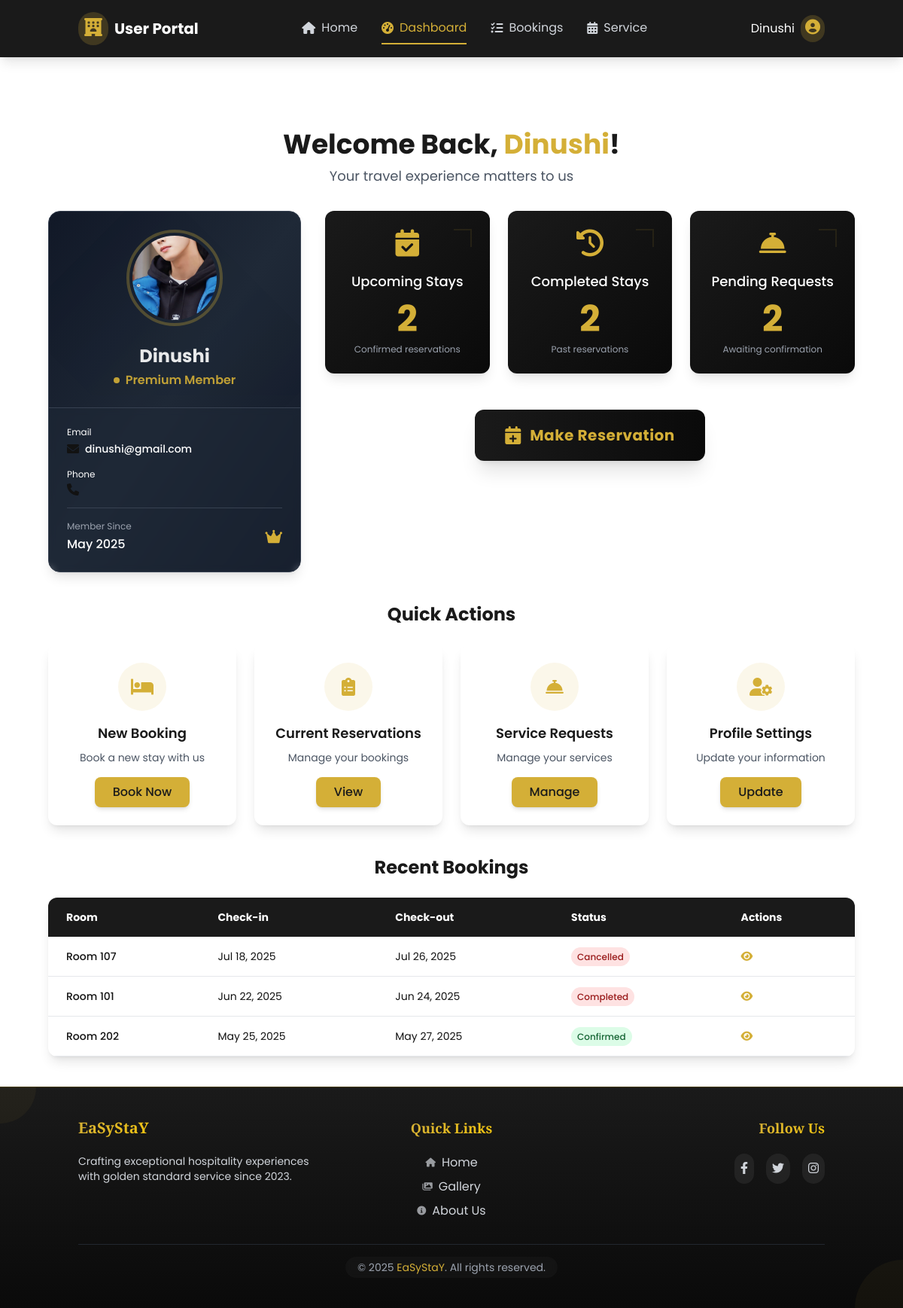
/users/dashboard.php (signed in), run on the app's committed database.
### tables this page shows
CREATE TABLE `users` (
  `UserID` int(11) NOT NULL,
  `FullName` varchar(255) NOT NULL,
  `Email` varchar(255) NOT NULL,
  `PasswordHash` varchar(255) NOT NULL,
  `UserType` enum('Customer','Staff','Admin') NOT NULL,
  `PhoneNumber` varchar(20) DEFAULT NULL,
  `Address` varchar(255) DEFAULT NULL,
  `CreatedAt` timestamp NOT NULL DEFAULT current_timestamp(),
  `LastLogin` timestamp NULL DEFAULT NULL
);

CREATE TABLE `bookings` (
  `BookingID` int(11) NOT NULL,
  `UserID` int(11) DEFAULT NULL,
  `RoomID` int(11) DEFAULT NULL,
  `CheckInDate` date NOT NULL,
  `CheckOutDate` date NOT NULL,
  `NumberOfGuests` int(11) DEFAULT NULL,
  `BookingStatus` enum('Pending','Confirmed','Cancelled','Completed') DEFAULT 'Pending',
  `CreatedAt` timestamp NOT NULL DEFAULT current_timestamp()
);

CREATE TABLE `rooms` (
  `RoomID` int(11) NOT NULL,
  `RoomNumber` varchar(50) NOT NULL,
  `RoomType` varchar(100) NOT NULL,
  `Description` text DEFAULT NULL,
  `BasePrice` decimal(10,2) NOT NULL,
  `AvailabilityStatus` enum('Available','Occupied','Maintenance') DEFAULT 'Available',
  `CreatedAt` timestamp NOT NULL DEFAULT current_timestamp()
);

### users/dashboard.php (the view, shortened to what the rows shown need)
<?php
require '../config/db.con.php';
$userId = $_SESSION['UserID'];
$customerQuery = "SELECT * FROM Users WHERE UserID = ?";
$stmt = $conn->prepare($customerQuery);
$stmt->bind_param("i", $userId);
$stmt->execute();
$customer = $stmt->get_result()->fetch_assoc();
?>
<!DOCTYPE html>
<html lang="en">
<head>
    <script src="https://cdn.tailwindcss.com"></script>
    <link rel="stylesheet" href="https://cdnjs.cloudflare.com/ajax/libs/font-awesome/6.0.0/css/all.min.css">
    <link href="https://unpkg.com/aos@2.3.1/dist/aos.css" rel="stylesheet">
     <link rel="stylesheet" href="../assets/css/style.css">
</head>
<body class="font-sans bg-secondary text-dark min-h-screen">
<?php include '../includes/user_header.php'; ?>
<div class="pt-24 px-4 md:px-8 lg:px-16 max-w-7xl mx-auto">
    <div class="mb-8" data-aos="fade-up">
        <div class="text-center">
            <h2 class="text-3xl md:text-4xl font-bold text-primary mb-2">Welcome Back, <span class="text-accent"><?= htmlspecialchars($customer['FullName']) ?></span>!</h2>
        </div>
    </div>
    <div class="grid grid-cols-1 md:grid-cols-12 gap-8 mb-10">
    <div class="md:col-span-4 group">
        <div class="bg-gray-900 rounded-2xl shadow-lg overflow-hidden transform transition-all duration-500 hover:shadow-2xl hover:-translate-y-2 bg-gradient-to-br from-gray-900 via-gray-800 to-gray-900 border border-gray-700" data-aos="fade-up">
            <div class="p-6 text-center border-b border-gray-700 relative overflow-hidden">
                <div class="absolute inset-0 opacity-10 group-hover:opacity-20 transition-opacity">
                </div>
                <div class="mb-6 relative inline-block group/image">
                    <div class="w-32 h-32 mx-auto rounded-full overflow-hidden border-4 border-accent/30 p-1 group-hover:border-accent/70 transition-all duration-500">
                    </div>
                </div>
                <h3 class="text-2xl font-bold text-white mb-1 group-hover:text-accent transition-colors"><?= htmlspecialchars($customer['FullName']) ?></h3>
                <p class="text-accent font-semibold flex items-center justify-center gap-2">
                    <span class="h-2 w-2 rounded-full bg-accent animate-pulse"></span>
                    Premium Member
                </p>
            </div>
            <div class="p-6 bg-gray-800/50 backdrop-blur-sm">
                <div class="grid grid-cols-1 gap-4 mb-4">
                    <div class="group/email relative ">
                        <div class="flex items-center gap-2 group-hover/email:text-accent transition-colors">
                            <i class="fas fa-envelope text-white-500 group-hover/email:text-accent transition-colors"></i>
                            <p class="text-sm text-white font-medium truncate" title="<?= htmlspecialchars($customer['Email']) ?>"><?= htmlspecialchars($customer['Email']) ?></p>
                        </div>
                    </div>
                </div>
                <div class="pt-4 border-t border-gray-700">
                    <div class="flex items-center justify-between">
                        <div>
                            <p class="text-xs text-gray-400 mb-1">Member Since</p>
                            <p class="text-white font-medium"><?= date('M Y', strtotime($customer['CreatedAt'])) ?></p>
                        </div>
                    </div>
                </div>
            </div>
        </div>
    </div>
</div>
    <div class="mb-10" data-aos="fade-up">
        <h2 class="text-2xl font-bold text-primary text-center mb-6">Quick Actions</h2>
    </div>
    <div class="mb-10" data-aos="fade-up">
        <h2 class="text-2xl font-bold text-primary text-center mb-6">Recent Bookings</h2>
        <div class="bg-white rounded-xl shadow-lg overflow-hidden">
            <div class="overflow-x-auto">
                <table class="w-full text-sm text-left">
                    <thead class="bg-primary text-white">
                        <tr>
                            <th class="px-6 py-4">Room</th>
                            <th class="px-6 py-4">Check-in</th>
                            <th class="px-6 py-4">Check-out</th>
                            <th class="px-6 py-4">Status</th>
                            <th class="px-6 py-4">Actions</th>
                        </tr>
                    </thead>
                    <tbody>
                        <?php
                        $bookingQuery = "SELECT b.*, r.RoomNumber FROM Bookings b
                                        JOIN Rooms r ON b.RoomID = r.RoomID
                                        WHERE UserID = ? ORDER BY CreatedAt DESC LIMIT 3";
                        $stmt = $conn->prepare($bookingQuery);
                        $stmt->bind_param("i", $userId);
                        $stmt->execute();
                        $bookings = $stmt->get_result();
                        while ($booking = $bookings->fetch_assoc()):
                            $statusColor = $booking['BookingStatus'] === 'Confirmed' ? 'bg-green-100 text-green-800' :
                                          ($booking['BookingStatus'] === 'Pending' ? 'bg-yellow-100 text-yellow-800' : 'bg-red-100 text-red-800');
                        ?>
                        <tr class="border-b hover:bg-gray-50 transition-colors duration-200">
                            <td class="px-6 py-4 font-medium">Room <?= htmlspecialchars($booking['RoomNumber']) ?></td>
                            <td class="px-6 py-4"><?= date('M d, Y', strtotime($booking['CheckInDate'])) ?></td>
                            <td class="px-6 py-4"><?= date('M d, Y', strtotime($booking['CheckOutDate'])) ?></td>
                            <td class="px-6 py-4">
                                <span class="px-2 py-1 rounded-full text-xs font-medium <?= $statusColor ?>">
                                    <?= $booking['BookingStatus'] ?>
                                </span>
                            </td>
                            <td class="px-6 py-4">
                                <a href="booking_details.php?id=<?= $booking['BookingID'] ?>" class="text-accent hover:text-accent/80 transition-colors duration-200">
                                    <i class="fas fa-eye"></i>
                                </a>
                            </td>
                        </tr>
                        <?php endwhile; ?>
                    </tbody>
                </table>
            </div>
        </div>
    </div>
</div>
<?php include '../includes/sub_footer.php'; ?>
</body>
</html>

### data on the page
users: FullName "Dinushi", Email "dinushi@gmail.com", CreatedAt "May 2025"
bookings: RoomID.RoomNumber "107", CheckInDate "Jul 18, 2025", CheckOutDate "Jul 26, 2025", BookingStatus "Cancelled"
bookings: RoomID.RoomNumber "101", CheckInDate "Jun 22, 2025", CheckOutDate "Jun 24, 2025", BookingStatus "Completed"
bookings: RoomID.RoomNumber "202", CheckInDate "May 25, 2025", CheckOutDate "May 27, 2025", BookingStatus "Confirmed"

### other printed values
$_SESSION['FullName'] "Dinushi"
$stats['upcoming_stays'] "2"
$stats['total_bookings'] - $stats['upcoming_stays'] "2"
